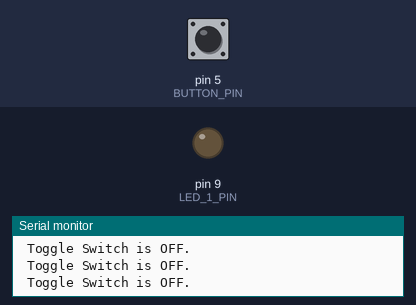
The sketch below on a simulated Arduino Uno, built with avr-gcc and run on an emulated ATmega328P. On the bench: output pins drawn as LEDs (lit = HIGH), the last lines printed to the serial monitor. Dashed ring = blinking. The test bench sets the inputs (shaded band); at power-on: pin 5 (BUTTON_PIN) LOW.

Above: at 1.2 s.
1.3 s: pin 5 (BUTTON_PIN) pulled HIGH for 0.15 s
At 1.46 s:
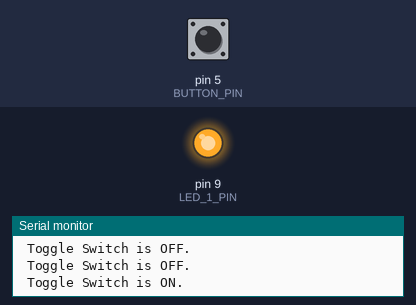
3.0 s: pin 5 (BUTTON_PIN) pulled HIGH for 1 s
At 4.6 s:
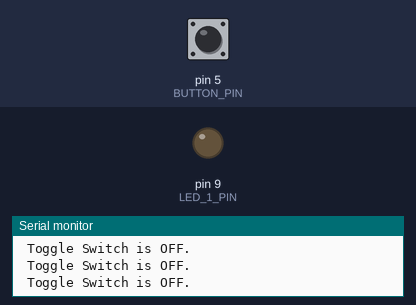
7.0 s: pin 5 (BUTTON_PIN) pulsed HIGH 2 times (0.12 s each, 0.3 s apart)
At 7.45 s:
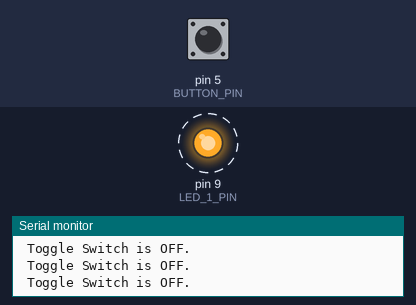
10.6 s: pin 5 (BUTTON_PIN) pulled HIGH for 3.2 s
At 12.2 s:
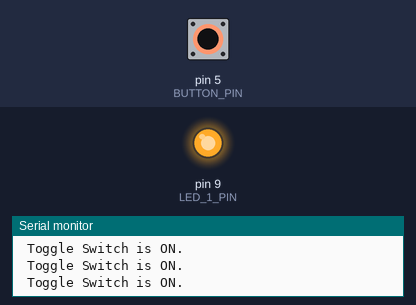
15.4 s: pin 5 (BUTTON_PIN) driven HIGH
At 15.9 s:
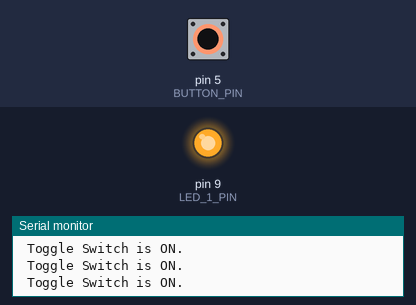
18.4 s: pin 5 (BUTTON_PIN) driven LOW
At 19.0 s:
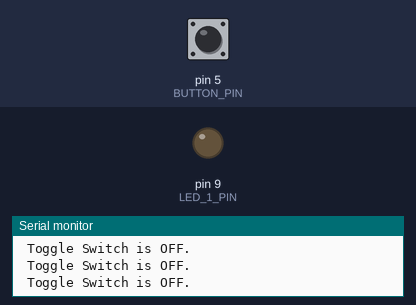
Timing chart, 0 to 21.4 s (numbered marks = the images above; inputs shaded):
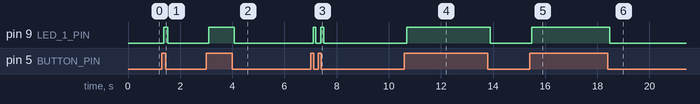

Measured:
- after the input at 1.3 s, pin 9 (LED_1_PIN): LOW → HIGH after 0.08 s, → LOW 0.14 s later
- after the input at 3.0 s, pin 9 (LED_1_PIN): LOW → HIGH after 0.10 s, → LOW 0.98 s later
- after the input at 7.0 s, pin 9 (LED_1_PIN): alternates HIGH for 0.11 s and LOW for 0.20 s, 4 changes in all, then stays LOW, starting after 0.10 s
- after the input at 10.6 s, pin 9 (LED_1_PIN): LOW → HIGH after 0.08 s, → LOW 3.2 s later
- after the input at 15.4 s, pin 9 (LED_1_PIN): LOW → HIGH after 0.08 s
- after the input at 18.4 s, pin 9 (LED_1_PIN): HIGH → LOW after 0.07 s

The sketch:

ButtonLEDOOP.ino
```cpp
#define LED_1_PIN 9
#define BUTTON_PIN 5

class Led {
  private:
    byte pin;
  public:
    Led(byte pin) {
      // Use 'this->' to make the difference between the
      // 'pin' attribute of the class and the
      // local variable 'pin' created from the parameter.
      this->pin = pin;
      init();
    }

    void init() {
      pinMode(pin, OUTPUT);
      // Always try to avoid duplicate code.
      // Instead of writing digitalWrite(pin, LOW) here,
      // call the function off() which already does that
      off();
    }

    void on() {
      digitalWrite(pin, HIGH);
    }

    void off() {
      digitalWrite(pin, LOW);
    }
}; // don't forget the semicolon at the end of the class

class Button {
  private:
    byte pin;
    byte state;
    byte lastReading;
    unsigned long lastDebounceTime = 0;
    unsigned long debounceDelay = 50;
  public:
    Button(byte pin) {
      this->pin = pin;
      lastReading = LOW;
      init();
    }

    void init() {
      pinMode(pin, INPUT);
      update();
    }

    void update() {
      // You can handle the debounce of the button directly
      // in the class, so you don't have to think about it
      // elsewhere in your code
      byte newReading = digitalRead(pin);

      if (newReading != lastReading) {
        lastDebounceTime = millis();
      }

      if (millis() - lastDebounceTime > debounceDelay) {
        // Update the 'state' attribute only if debounce is checked
        state = newReading;
      }

      lastReading = newReading;
    }

    byte getState() {
      update();
      return state;
    }

    bool isPressed() {
      return (getState() == HIGH);
    }
}; // don't forget the semicolon at the end of the class

// Create your objects in the global scope so you can
// get access to them in the setup() and loop() functions
Led led1(LED_1_PIN);
Button button1(BUTTON_PIN);

void setup() {
    Serial.begin(9600);// initialize serial communication at 9600 bits per second:
  }

void loop() {
  if (button1.isPressed()) {
    led1.on();
    Serial.println (" Toggle Switch is ON.");

  }
  else {
    led1.off();
    Serial.println (" Toggle Switch is OFF.");

  }
}
```
